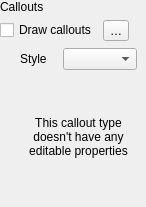
                    <widget class="QWidget" name="scrollAreaWidgetContents_7">
                     <property name="geometry">
                      <rect>
                       <x>0</x>
                       <y>0</y>
                       <width>146</width>
                       <height>207</height>
                      </rect>
                     </property>
                     <layout class="QGridLayout" name="gridLayout_46">
                      <property name="leftMargin">
                       <number>0</number>
                      </property>
                      <property name="topMargin">
                       <number>0</number>
                      </property>
                      <property name="rightMargin">
                       <number>0</number>
                      </property>
                      <property name="bottomMargin">
                       <number>0</number>
                      </property>
                      <item row="0" column="0">
                       <layout class="QGridLayout" name="gridLayout_43">
                        <item row="1" column="0">
                         <widget class="QCheckBox" name="mCalloutsDrawCheckBox">
                          <property name="sizePolicy">
                           <sizepolicy hsizetype="Maximum" vsizetype="Fixed">
                            <horstretch>0</horstretch>
                            <verstretch>0</verstretch>
                           </sizepolicy>
                          </property>
                          <property name="text">
                           <string>Draw callouts</string>
                          </property>
                         </widget>
                        </item>
                        <item row="0" column="0">
                         <widget class="QLabel" name="label_511">
                          <property name="text">
                           <string>Callouts</string>
                          </property>
                         </widget>
                        </item>
                        <item row="1" column="2">
                         <spacer name="horizontalSpacer_15">
                          <property name="orientation">
                           <enum>Qt::Orientation::Horizontal</enum>
                          </property>
                          <property name="sizeHint" stdset="0">
                           <size>
                            <width>0</width>
                            <height>20</height>
                           </size>
                          </property>
                         </spacer>
                        </item>
                        <item row="1" column="1">
                         <widget class="QgsPropertyOverrideButton" name="mCalloutDrawDDBtn">
                          <property name="text">
                           <string>…</string>
                          </property>
                         </widget>
                        </item>
                        <item row="2" column="0" colspan="3">
                         <widget class="QFrame" name="mCalloutFrame">
                          <layout class="QGridLayout" name="gridLayout_45" columnstretch="0,0,0">
                           <property name="leftMargin">
                            <number>20</number>
                           </property>
                           <property name="topMargin">
                            <number>1</number>
                           </property>
                           <item row="0" column="1" colspan="2">
                            <widget class="QComboBox" name="mCalloutStyleComboBox"/>
                           </item>
                           <item row="1" column="0" colspan="3">
                            <widget class="QStackedWidget" name="mCalloutStackedWidget">
                             <widget class="QWidget" name="pageDummy">
                              <layout class="QVBoxLayout" name="verticalLayout_19">
                               <item>
                                <widget class="QLabel" name="label_45">
                                 <property name="text">
                                  <string>This callout type doesn't have any editable properties</string>
                                 </property>
                                 <property name="alignment">
                                  <set>Qt::AlignmentFlag::AlignCenter</set>
                                 </property>
                                 <property name="wordWrap">
                                  <bool>true</bool>
                                 </property>
                                </widget>
                               </item>
                              </layout>
                             </widget>
                            </widget>
                           </item>
                           <item row="0" column="0">
                            <widget class="QLabel" name="label_11">
                             <property name="text">
                              <string>Style</string>
                             </property>
                            </widget>
                           </item>
                          </layout>
                         </widget>
                        </item>
                       </layout>
                      </item>
                     </layout>
                    </widget>
